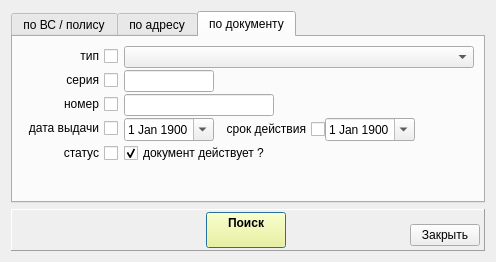
<?xml version="1.0" encoding="UTF-8"?>
<ui version="4.0">
 <class>find_wnd</class>
 <widget class="QDialog" name="find_wnd">
  <property name="geometry">
   <rect>
    <x>0</x>
    <y>0</y>
    <width>487</width>
    <height>253</height>
   </rect>
  </property>
  <property name="windowTitle">
   <string>Dialog</string>
  </property>
  <layout class="QVBoxLayout" name="verticalLayout" stretch="1,0">
   <item>
    <widget class="QTabWidget" name="tabWidget">
     <property name="currentIndex">
      <number>2</number>
     </property>
     <widget class="QWidget" name="tab">
      <attribute name="title">
       <string>по ВС / полису</string>
      </attribute>
      <layout class="QFormLayout" name="formLayout">
       <property name="labelAlignment">
        <set>Qt::AlignRight|Qt::AlignTrailing|Qt::AlignVCenter</set>
       </property>
       <property name="formAlignment">
        <set>Qt::AlignLeading|Qt::AlignLeft|Qt::AlignTop</set>
       </property>
       <property name="verticalSpacing">
        <number>2</number>
       </property>
       <item row="0" column="0">
        <widget class="QCheckBox" name="ch_vs_num">
         <property name="layoutDirection">
          <enum>Qt::RightToLeft</enum>
         </property>
         <property name="text">
          <string>№ ВС</string>
         </property>
        </widget>
       </item>
       <item row="0" column="1">
        <widget class="QLineEdit" name="line_vs_num">
         <property name="maximumSize">
          <size>
           <width>100</width>
           <height>16777215</height>
          </size>
         </property>
        </widget>
       </item>
       <item row="1" column="0">
        <widget class="QCheckBox" name="ch_polis">
         <property name="layoutDirection">
          <enum>Qt::RightToLeft</enum>
         </property>
         <property name="text">
          <string>полис</string>
         </property>
        </widget>
       </item>
       <item row="1" column="1">
        <layout class="QHBoxLayout" name="horizontalLayout_4">
         <item>
          <widget class="QLineEdit" name="line_pol_ser">
           <property name="maximumSize">
            <size>
             <width>60</width>
             <height>16777215</height>
            </size>
           </property>
          </widget>
         </item>
         <item>
          <widget class="QLabel" name="label">
           <property name="text">
            <string>  №</string>
           </property>
          </widget>
         </item>
         <item>
          <widget class="QLineEdit" name="line_pol_num">
           <property name="maximumSize">
            <size>
             <width>120</width>
             <height>16777215</height>
            </size>
           </property>
          </widget>
         </item>
         <item>
          <spacer name="horizontalSpacer_3">
           <property name="orientation">
            <enum>Qt::Horizontal</enum>
           </property>
           <property name="sizeHint" stdset="0">
            <size>
             <width>40</width>
             <height>20</height>
            </size>
           </property>
          </spacer>
         </item>
        </layout>
       </item>
       <item row="2" column="0">
        <widget class="QCheckBox" name="ch_enp">
         <property name="layoutDirection">
          <enum>Qt::RightToLeft</enum>
         </property>
         <property name="text">
          <string>ЕНП</string>
         </property>
        </widget>
       </item>
       <item row="2" column="1">
        <widget class="QLineEdit" name="line_enp">
         <property name="maximumSize">
          <size>
           <width>150</width>
           <height>16777215</height>
          </size>
         </property>
        </widget>
       </item>
      </layout>
     </widget>
     <widget class="QWidget" name="tab_2">
      <attribute name="title">
       <string>по адресу</string>
      </attribute>
      <layout class="QFormLayout" name="formLayout_2">
       <property name="labelAlignment">
        <set>Qt::AlignRight|Qt::AlignTrailing|Qt::AlignVCenter</set>
       </property>
       <property name="verticalSpacing">
        <number>2</number>
       </property>
       <item row="1" column="0">
        <widget class="QLabel" name="lab_subj">
         <property name="font">
          <font>
           <weight>50</weight>
           <bold>false</bold>
          </font>
         </property>
         <property name="text">
          <string>регион :</string>
         </property>
         <property name="alignment">
          <set>Qt::AlignRight|Qt::AlignTrailing|Qt::AlignVCenter</set>
         </property>
        </widget>
       </item>
       <item row="1" column="1">
        <widget class="QComboBox" name="combo_subj">
         <property name="font">
          <font>
           <weight>50</weight>
           <bold>false</bold>
          </font>
         </property>
         <property name="editable">
          <bool>true</bool>
         </property>
         <property name="maxVisibleItems">
          <number>40</number>
         </property>
         <property name="insertPolicy">
          <enum>QComboBox::NoInsert</enum>
         </property>
        </widget>
       </item>
       <item row="2" column="0">
        <widget class="QLabel" name="lab_dstr">
         <property name="font">
          <font>
           <weight>50</weight>
           <bold>false</bold>
          </font>
         </property>
         <property name="text">
          <string>район :</string>
         </property>
         <property name="alignment">
          <set>Qt::AlignRight|Qt::AlignTrailing|Qt::AlignVCenter</set>
         </property>
        </widget>
       </item>
       <item row="2" column="1">
        <widget class="QComboBox" name="combo_dstr">
         <property name="font">
          <font>
           <weight>50</weight>
           <bold>false</bold>
          </font>
         </property>
         <property name="editable">
          <bool>true</bool>
         </property>
         <property name="maxVisibleItems">
          <number>40</number>
         </property>
         <property name="insertPolicy">
          <enum>QComboBox::NoInsert</enum>
         </property>
        </widget>
       </item>
       <item row="3" column="0">
        <widget class="QLabel" name="lab_city">
         <property name="font">
          <font>
           <weight>50</weight>
           <bold>false</bold>
          </font>
         </property>
         <property name="text">
          <string>город :</string>
         </property>
         <property name="alignment">
          <set>Qt::AlignRight|Qt::AlignTrailing|Qt::AlignVCenter</set>
         </property>
        </widget>
       </item>
       <item row="3" column="1">
        <widget class="QComboBox" name="combo_city">
         <property name="font">
          <font>
           <weight>50</weight>
           <bold>false</bold>
          </font>
         </property>
         <property name="editable">
          <bool>true</bool>
         </property>
         <property name="maxVisibleItems">
          <number>40</number>
         </property>
         <property name="insertPolicy">
          <enum>QComboBox::NoInsert</enum>
         </property>
        </widget>
       </item>
       <item row="4" column="0">
        <widget class="QLabel" name="lab_nasp">
         <property name="font">
          <font>
           <weight>50</weight>
           <bold>false</bold>
          </font>
         </property>
         <property name="text">
          <string>  нас.пункт :</string>
         </property>
         <property name="alignment">
          <set>Qt::AlignRight|Qt::AlignTrailing|Qt::AlignVCenter</set>
         </property>
        </widget>
       </item>
       <item row="4" column="1">
        <widget class="QComboBox" name="combo_nasp">
         <property name="font">
          <font>
           <weight>50</weight>
           <bold>false</bold>
          </font>
         </property>
         <property name="editable">
          <bool>true</bool>
         </property>
         <property name="maxVisibleItems">
          <number>40</number>
         </property>
         <property name="insertPolicy">
          <enum>QComboBox::NoInsert</enum>
         </property>
        </widget>
       </item>
       <item row="5" column="0">
        <widget class="QLabel" name="lab_strt">
         <property name="font">
          <font>
           <weight>50</weight>
           <bold>false</bold>
          </font>
         </property>
         <property name="text">
          <string>улица :</string>
         </property>
         <property name="alignment">
          <set>Qt::AlignRight|Qt::AlignTrailing|Qt::AlignVCenter</set>
         </property>
        </widget>
       </item>
       <item row="5" column="1">
        <widget class="QComboBox" name="combo_strt">
         <property name="font">
          <font>
           <weight>50</weight>
           <bold>false</bold>
          </font>
         </property>
         <property name="editable">
          <bool>true</bool>
         </property>
         <property name="maxVisibleItems">
          <number>40</number>
         </property>
         <property name="maxCount">
          <number>100000</number>
         </property>
         <property name="insertPolicy">
          <enum>QComboBox::NoInsert</enum>
         </property>
        </widget>
       </item>
       <item row="0" column="1">
        <layout class="QHBoxLayout" name="horizontalLayout_2">
         <property name="leftMargin">
          <number>2</number>
         </property>
         <property name="topMargin">
          <number>2</number>
         </property>
         <property name="rightMargin">
          <number>2</number>
         </property>
         <property name="bottomMargin">
          <number>2</number>
         </property>
         <item>
          <widget class="QCheckBox" name="ch_addr_reg">
           <property name="text">
            <string>адрес регистрации   </string>
           </property>
           <property name="checked">
            <bool>true</bool>
           </property>
          </widget>
         </item>
         <item>
          <widget class="QCheckBox" name="ch_addr_liv">
           <property name="text">
            <string>адрес проживания    </string>
           </property>
           <property name="checked">
            <bool>true</bool>
           </property>
          </widget>
         </item>
         <item>
          <spacer name="horizontalSpacer_5">
           <property name="orientation">
            <enum>Qt::Horizontal</enum>
           </property>
           <property name="sizeHint" stdset="0">
            <size>
             <width>40</width>
             <height>20</height>
            </size>
           </property>
          </spacer>
         </item>
        </layout>
       </item>
      </layout>
     </widget>
     <widget class="QWidget" name="tab_3">
      <property name="enabled">
       <bool>true</bool>
      </property>
      <attribute name="title">
       <string>по документу</string>
      </attribute>
      <layout class="QFormLayout" name="formLayout_3">
       <property name="labelAlignment">
        <set>Qt::AlignRight|Qt::AlignTrailing|Qt::AlignVCenter</set>
       </property>
       <property name="verticalSpacing">
        <number>2</number>
       </property>
       <item row="0" column="1">
        <widget class="QComboBox" name="combo_doc_type">
         <property name="minimumSize">
          <size>
           <width>350</width>
           <height>0</height>
          </size>
         </property>
         <property name="font">
          <font>
           <weight>50</weight>
           <bold>false</bold>
          </font>
         </property>
         <property name="maxVisibleItems">
          <number>40</number>
         </property>
         <property name="sizeAdjustPolicy">
          <enum>QComboBox::AdjustToContents</enum>
         </property>
        </widget>
       </item>
       <item row="7" column="1">
        <spacer name="verticalSpacer_3">
         <property name="orientation">
          <enum>Qt::Vertical</enum>
         </property>
         <property name="sizeHint" stdset="0">
          <size>
           <width>20</width>
           <height>40</height>
          </size>
         </property>
        </spacer>
       </item>
       <item row="0" column="0">
        <widget class="QCheckBox" name="ch_doc_type">
         <property name="layoutDirection">
          <enum>Qt::RightToLeft</enum>
         </property>
         <property name="text">
          <string>тип</string>
         </property>
        </widget>
       </item>
       <item row="1" column="0">
        <widget class="QCheckBox" name="ch_doc_ser">
         <property name="layoutDirection">
          <enum>Qt::RightToLeft</enum>
         </property>
         <property name="text">
          <string>серия</string>
         </property>
        </widget>
       </item>
       <item row="1" column="1">
        <widget class="QLineEdit" name="line_doc_ser">
         <property name="minimumSize">
          <size>
           <width>90</width>
           <height>0</height>
          </size>
         </property>
         <property name="maximumSize">
          <size>
           <width>90</width>
           <height>16777215</height>
          </size>
         </property>
         <property name="font">
          <font>
           <weight>50</weight>
           <bold>false</bold>
          </font>
         </property>
        </widget>
       </item>
       <item row="2" column="0">
        <widget class="QCheckBox" name="ch_doc_num">
         <property name="layoutDirection">
          <enum>Qt::RightToLeft</enum>
         </property>
         <property name="text">
          <string>номер</string>
         </property>
        </widget>
       </item>
       <item row="2" column="1">
        <widget class="QLineEdit" name="line_doc_num">
         <property name="minimumSize">
          <size>
           <width>150</width>
           <height>0</height>
          </size>
         </property>
         <property name="maximumSize">
          <size>
           <width>150</width>
           <height>16777215</height>
          </size>
         </property>
         <property name="font">
          <font>
           <weight>50</weight>
           <bold>false</bold>
          </font>
         </property>
        </widget>
       </item>
       <item row="3" column="0">
        <widget class="QCheckBox" name="ch_doc_start">
         <property name="layoutDirection">
          <enum>Qt::RightToLeft</enum>
         </property>
         <property name="text">
          <string>дата выдачи</string>
         </property>
        </widget>
       </item>
       <item row="4" column="0">
        <widget class="QCheckBox" name="ch_doc_status">
         <property name="layoutDirection">
          <enum>Qt::RightToLeft</enum>
         </property>
         <property name="text">
          <string>статус</string>
         </property>
        </widget>
       </item>
       <item row="4" column="1">
        <widget class="QCheckBox" name="ch_doc_is_act">
         <property name="enabled">
          <bool>true</bool>
         </property>
         <property name="font">
          <font>
           <weight>50</weight>
           <bold>false</bold>
          </font>
         </property>
         <property name="layoutDirection">
          <enum>Qt::LeftToRight</enum>
         </property>
         <property name="text">
          <string>документ действует ?    </string>
         </property>
         <property name="checked">
          <bool>true</bool>
         </property>
        </widget>
       </item>
       <item row="3" column="1">
        <layout class="QHBoxLayout" name="horizontalLayout_3">
         <item>
          <widget class="QDateEdit" name="date_doc_start">
           <property name="minimumSize">
            <size>
             <width>90</width>
             <height>0</height>
            </size>
           </property>
           <property name="maximumSize">
            <size>
             <width>90</width>
             <height>16777215</height>
            </size>
           </property>
           <property name="font">
            <font>
             <weight>50</weight>
             <bold>false</bold>
            </font>
           </property>
           <property name="dateTime">
            <datetime>
             <hour>0</hour>
             <minute>0</minute>
             <second>0</second>
             <year>1900</year>
             <month>1</month>
             <day>1</day>
            </datetime>
           </property>
           <property name="maximumDate">
            <date>
             <year>2050</year>
             <month>1</month>
             <day>1</day>
            </date>
           </property>
           <property name="minimumDate">
            <date>
             <year>1900</year>
             <month>1</month>
             <day>1</day>
            </date>
           </property>
           <property name="currentSection">
            <enum>QDateTimeEdit::DaySection</enum>
           </property>
           <property name="calendarPopup">
            <bool>true</bool>
           </property>
           <property name="date">
            <date>
             <year>1900</year>
             <month>1</month>
             <day>1</day>
            </date>
           </property>
          </widget>
         </item>
         <item>
          <widget class="QCheckBox" name="ch_doc_exp">
           <property name="layoutDirection">
            <enum>Qt::RightToLeft</enum>
           </property>
           <property name="text">
            <string>  срок действия</string>
           </property>
          </widget>
         </item>
         <item>
          <widget class="QDateEdit" name="date_doc_exp">
           <property name="minimumSize">
            <size>
             <width>90</width>
             <height>0</height>
            </size>
           </property>
           <property name="maximumSize">
            <size>
             <width>90</width>
             <height>16777215</height>
            </size>
           </property>
           <property name="font">
            <font>
             <weight>50</weight>
             <bold>false</bold>
            </font>
           </property>
           <property name="dateTime">
            <datetime>
             <hour>0</hour>
             <minute>0</minute>
             <second>0</second>
             <year>1900</year>
             <month>1</month>
             <day>1</day>
            </datetime>
           </property>
           <property name="maximumDate">
            <date>
             <year>2050</year>
             <month>1</month>
             <day>1</day>
            </date>
           </property>
           <property name="minimumDate">
            <date>
             <year>1900</year>
             <month>1</month>
             <day>1</day>
            </date>
           </property>
           <property name="currentSection">
            <enum>QDateTimeEdit::DaySection</enum>
           </property>
           <property name="calendarPopup">
            <bool>true</bool>
           </property>
           <property name="date">
            <date>
             <year>1900</year>
             <month>1</month>
             <day>1</day>
            </date>
           </property>
          </widget>
         </item>
         <item>
          <spacer name="horizontalSpacer_4">
           <property name="orientation">
            <enum>Qt::Horizontal</enum>
           </property>
           <property name="sizeHint" stdset="0">
            <size>
             <width>40</width>
             <height>20</height>
            </size>
           </property>
          </spacer>
         </item>
        </layout>
       </item>
      </layout>
     </widget>
    </widget>
   </item>
   <item>
    <widget class="QFrame" name="frame">
     <property name="frameShape">
      <enum>QFrame::Panel</enum>
     </property>
     <property name="frameShadow">
      <enum>QFrame::Raised</enum>
     </property>
     <layout class="QHBoxLayout" name="horizontalLayout">
      <property name="spacing">
       <number>2</number>
      </property>
      <property name="leftMargin">
       <number>2</number>
      </property>
      <property name="topMargin">
       <number>2</number>
      </property>
      <property name="rightMargin">
       <number>2</number>
      </property>
      <property name="bottomMargin">
       <number>2</number>
      </property>
      <item>
       <widget class="QFrame" name="frame_2">
        <property name="minimumSize">
         <size>
          <width>70</width>
          <height>0</height>
         </size>
        </property>
        <property name="maximumSize">
         <size>
          <width>70</width>
          <height>16777215</height>
         </size>
        </property>
        <property name="frameShape">
         <enum>QFrame::NoFrame</enum>
        </property>
        <property name="frameShadow">
         <enum>QFrame::Raised</enum>
        </property>
       </widget>
      </item>
      <item>
       <spacer name="horizontalSpacer">
        <property name="orientation">
         <enum>Qt::Horizontal</enum>
        </property>
        <property name="sizeHint" stdset="0">
         <size>
          <width>114</width>
          <height>20</height>
         </size>
        </property>
       </spacer>
      </item>
      <item>
       <widget class="QPushButton" name="bn_find">
        <property name="palette">
         <palette>
          <active>
           <colorrole role="Button">
            <brush brushstyle="SolidPattern">
             <color alpha="255">
              <red>255</red>
              <green>255</green>
              <blue>127</blue>
             </color>
            </brush>
           </colorrole>
          </active>
          <inactive>
           <colorrole role="Button">
            <brush brushstyle="SolidPattern">
             <color alpha="255">
              <red>255</red>
              <green>255</green>
              <blue>127</blue>
             </color>
            </brush>
           </colorrole>
          </inactive>
          <disabled>
           <colorrole role="Button">
            <brush brushstyle="SolidPattern">
             <color alpha="255">
              <red>255</red>
              <green>255</green>
              <blue>127</blue>
             </color>
            </brush>
           </colorrole>
          </disabled>
         </palette>
        </property>
        <property name="font">
         <font>
          <weight>75</weight>
          <bold>true</bold>
         </font>
        </property>
        <property name="text">
         <string>Поиск
</string>
        </property>
       </widget>
      </item>
      <item>
       <spacer name="horizontalSpacer_2">
        <property name="orientation">
         <enum>Qt::Horizontal</enum>
        </property>
        <property name="sizeHint" stdset="0">
         <size>
          <width>114</width>
          <height>20</height>
         </size>
        </property>
       </spacer>
      </item>
      <item>
       <layout class="QVBoxLayout" name="verticalLayout_2">
        <property name="leftMargin">
         <number>2</number>
        </property>
        <property name="topMargin">
         <number>2</number>
        </property>
        <property name="rightMargin">
         <number>2</number>
        </property>
        <property name="bottomMargin">
         <number>2</number>
        </property>
        <item>
         <spacer name="verticalSpacer">
          <property name="orientation">
           <enum>Qt::Vertical</enum>
          </property>
          <property name="sizeHint" stdset="0">
           <size>
            <width>2</width>
            <height>2</height>
           </size>
          </property>
         </spacer>
        </item>
        <item>
         <widget class="QPushButton" name="bn_close">
          <property name="minimumSize">
           <size>
            <width>70</width>
            <height>0</height>
           </size>
          </property>
          <property name="maximumSize">
           <size>
            <width>70</width>
            <height>16777215</height>
           </size>
          </property>
          <property name="text">
           <string>Закрыть</string>
          </property>
         </widget>
        </item>
       </layout>
      </item>
     </layout>
    </widget>
   </item>
  </layout>
 </widget>
 <resources/>
 <connections/>
</ui>
